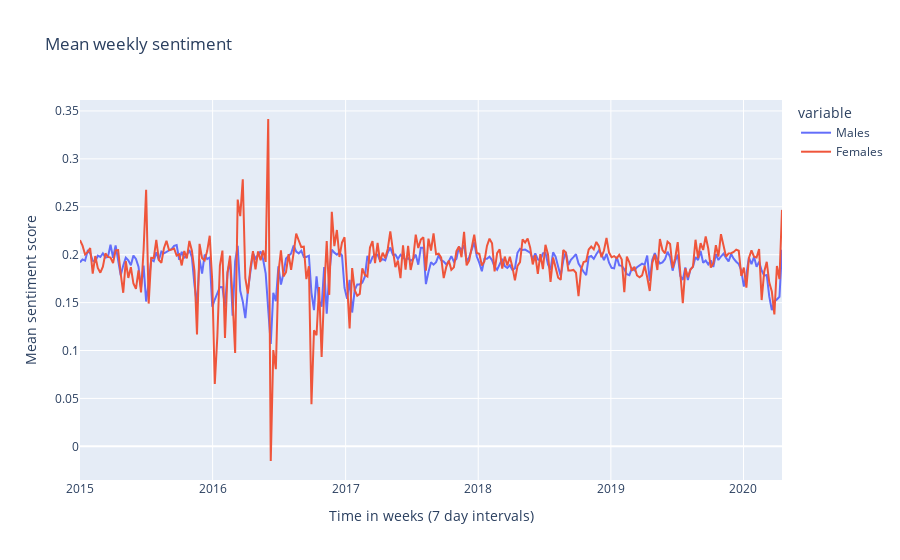

Notebook code cell kept with this figure:
### Code cell
# Creating line diagram for average compound score over different timeperiods for the different demographics

female_week = frames[1].resample('7D').mean()
male_week = frames[2].resample('7D').mean()


line_2 = px.line(y=[male_week.compound, female_week.compound], x=male_week.index, title="Mean weekly sentiment", category_orders={'Dates': frames[3].index}, labels={
                    'value':'Mean sentiment score',
                    'x': 'Time in weeks (7 day intervals)'
                    })
line_2.data[0].name="Males"
line_2.data[1].name="Females"

line_2.write_html(data_path + 'analyzed/images/line_compound_males_females_week.html', full_html=False,
                        include_plotlyjs='cdn')


line_2.show()

### Figure 1 — Plotly figure (JSON) as saved in the notebook; plotly's stock layout.template omitted (floating-point values rounded to 4 significant figures; data arrays with more than 128 entries replaced by an {"elided": "..."} marker saying what was removed)
{"data": [{"hovertemplate": "variable=wide_variable_0<br>Time in weeks (7 day intervals)=%{x}<br>Mean sentiment score=%{y}<extra></extra>", "legendgroup": "wide_variable_0", "line": {"color": "#636efa", "dash": "solid"}, "marker": {"symbol": "circle"}, "mode": "lines", "name": "Males", "orientation": "v", "showlegend": true, "type": "scatter", "x": {"elided": "277 str values"}, "xaxis": "x", "y": {"elided": "277 float values"}, "yaxis": "y"}, {"hovertemplate": "variable=wide_variable_1<br>Time in weeks (7 day intervals)=%{x}<br>Mean sentiment score=%{y}<extra></extra>", "legendgroup": "wide_variable_1", "line": {"color": "#EF553B", "dash": "solid"}, "marker": {"symbol": "circle"}, "mode": "lines", "name": "Females", "orientation": "v", "showlegend": true, "type": "scatter", "x": {"elided": "277 str values"}, "xaxis": "x", "y": {"elided": "277 float values"}, "yaxis": "y"}], "layout": {"legend": {"title": {"text": "variable"}, "tracegroupgap": 0}, "title": {"text": "Mean weekly sentiment"}, "xaxis": {"anchor": "y", "domain": [0, 1], "title": {"text": "Time in weeks (7 day intervals)"}}, "yaxis": {"anchor": "x", "domain": [0, 1], "title": {"text": "Mean sentiment score"}}}}
